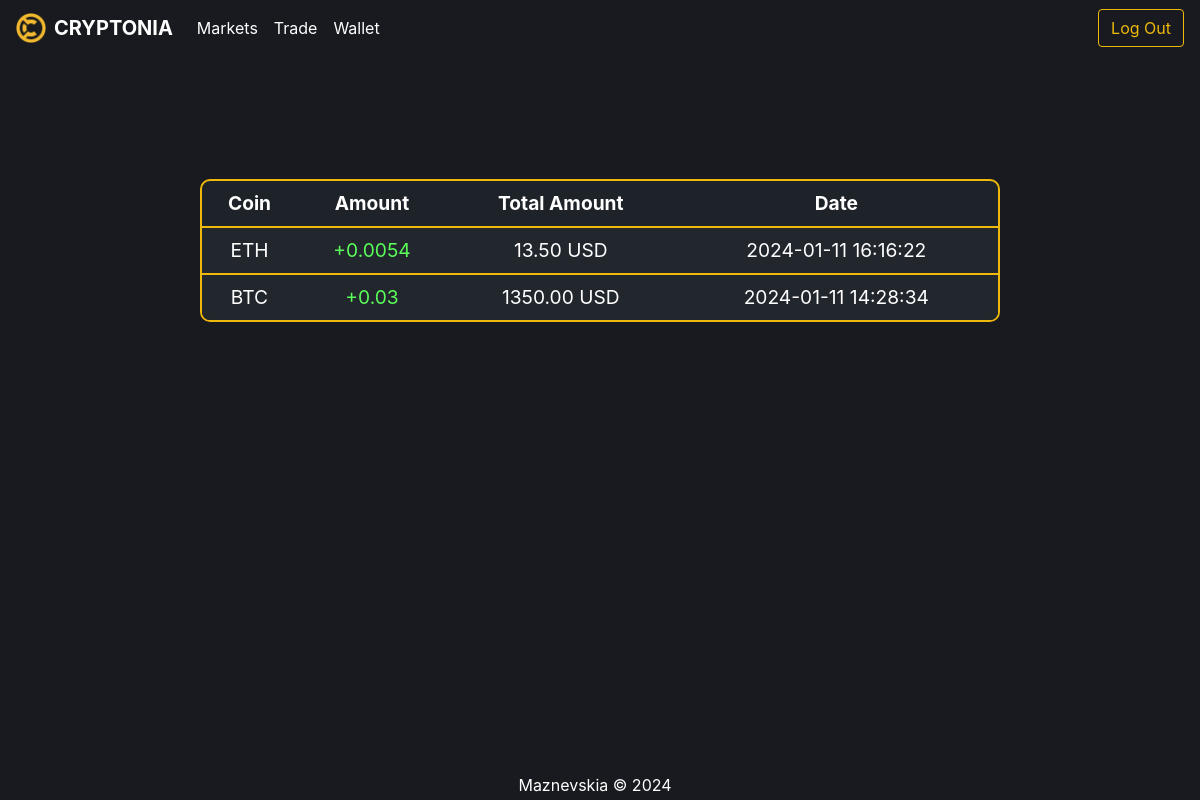
Page /transactions (signed in) on the earlier database version.
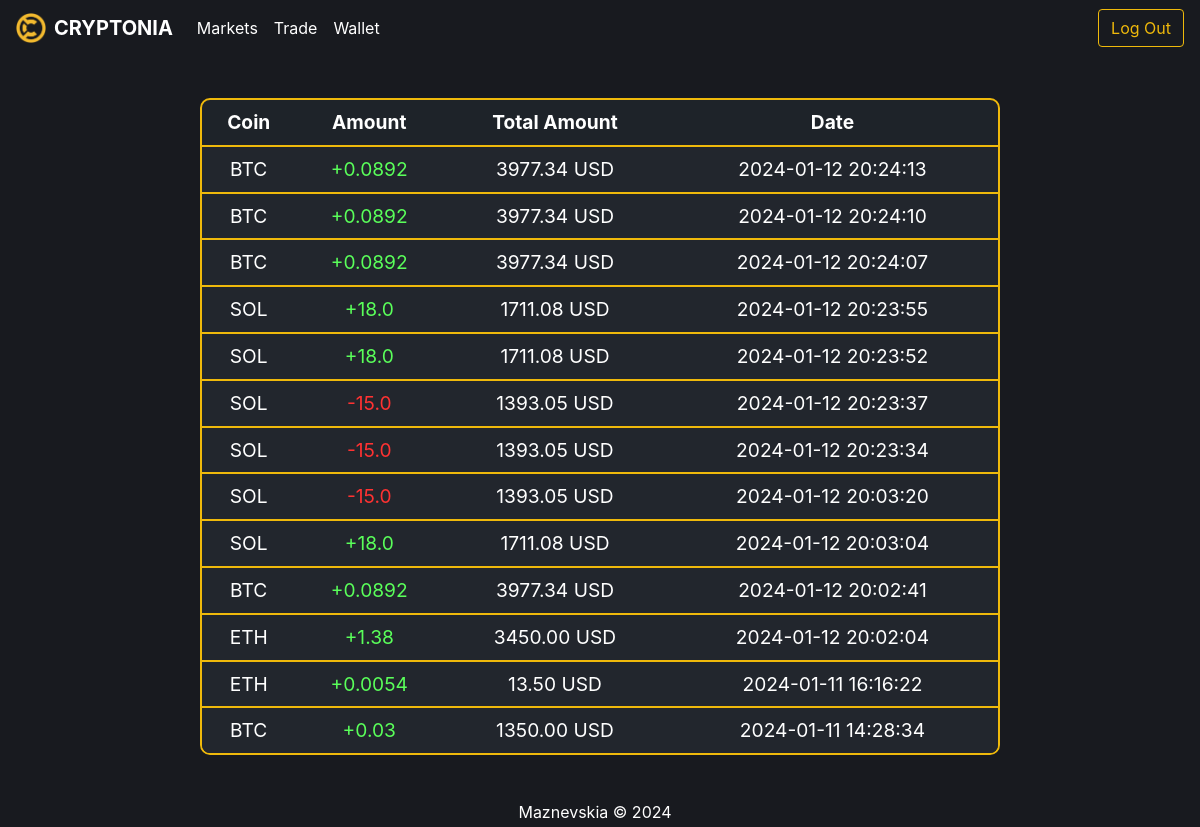
Same page on the later database version.
### tables this page shows
CREATE TABLE transactions (id INTEGER PRIMARY KEY, user_id INTEGER, name TEXT, crypto_symbol TEXT, transaction_type TEXT, amount REAL, purchase_price REAL, transaction_date DATETIME, FOREIGN KEY(user_id) REFERENCES users(id));

### app.py (the view)
@app.route("/transactions")
def transactions():
    if "user_id" not in session:
        return redirect(url_for("login"))
    user_id = session["user_id"]
    transactions = db.execute("SELECT * FROM transactions WHERE user_id = ? ORDER BY transaction_date DESC", user_id)
    return render_template("transactions.html", transactions=transactions)

### app.py (called while the page is built)
@app.after_request
def after_request(response):
    response.headers["Cache-Control"] = "no-cache, no-store, must-revalidate"
    response.headers["Expires"] = 0
    response.headers["Pragma"] = "no-cache"
    return response

### templates/transactions.html (shortened to what this page needs)
{% extends "layout.html" %}
{% block main %}
    <div id="transactionsDiv">
        <table class="transactions-table" id="transactionsTable">
            <thead>
                <tr>
                    <th>Coin</th>
                    <th>Amount</th>
                    <th>Total Amount</th>
                    <th>Date</th>
                </tr>
            </thead>
            <tbody>
                {% for transaction in transactions %}
                    <tr id="transaction-row">
                        <td>{{ transaction.crypto_symbol }}</td>
                        <td class="{{ 'transaction-positive' if transaction.transaction_type == 'buy' else 'transaction-negative' }}">
                            {{ '+' if transaction.transaction_type == 'buy' else '-' }}{{ transaction.amount }}
                        </td>
                        <td>{{ "{:.2f}".format(transaction.amount * transaction.purchase_price) }} USD</td>
                        <td>{{ transaction.transaction_date }}</td>
                    </tr>
                {% endfor %}
            </tbody>
        </table>
    </div>
{% endblock %}

### templates/layout.html (shortened to what this page needs)
<!DOCTYPE html>
<html lang="en">
    <head>
        <link rel="stylesheet" href="https://cdn.jsdelivr.net/npm/bootstrap@4.0.0/dist/css/bootstrap.min.css">
        <link rel="stylesheet" href="https://cdnjs.cloudflare.com/ajax/libs/font-awesome/6.1.1/css/all.min.css" />
        <link rel="stylesheet" type="text/css" href="https://cdn.datatables.net/1.10.25/css/jquery.dataTables.css">
        <link href="../static/styles.css" rel="stylesheet">
    </head>
    <body>
        <nav class="navbar navbar-expand-lg navbar-dark">
            <div class="nav-container">
                <img src="../static/cryptoniaLogo.png" width="30" height="30" alt="">
                <a id="gold" class="navbar-brand" href="/"><strong>CRYPTONIA</strong></a>
            </div>
            <div class="collapse navbar-collapse" id="navbarTogglerDemo02">
                <ul class="navbar-nav mr-auto mt-2 mt-lg-0">
                    <li class="nav-item">
                        <a class="nav-link" href="/markets">Markets</a>
                    </li>
                    <li class="nav-item">
                        <a class="nav-link" href="/trade">Trade</a>
                    </li>
                    <li class="nav-item">
                        <a class="nav-link" href="/wallet">Wallet</a>
                    </li>
                </ul>
                {% block sidebar %}
                <ul class="navbar-nav mt-2 mt-lg-0">
                    {% if session['user_id'] %}
                    <li class="nav-item">
                        <a class="btn btn-dark logout" href="/logout" role="button">Log Out</a>
                    </li>
                    {% endif %}
                </ul>
                {% endblock %}
            </div>
        </nav>
        <main>
            {% block main %}{% endblock %}
        </main>
        <footer>
            <p id="copyright">Maznevskia ©</p>
        </footer>
    </body>
</html>

### static/styles.css (style rules this page uses)
* { color: white; }
.nav-container { display: flex; align-items: center; justify-content: center; text-align: center; }
.nav-container img { margin-right: .5rem; }
.nav-link { color: white !important; }
body { display: flex; flex-direction: column; min-height: 100vh; background-color: #181a1f; }
main { flex: 1 0 auto; display: grid; grid-template-columns: repeat(auto-fill, minmax(40%, 1fr)); grid-gap: 20px; justify-items: center; align-items: center; background-color: #181a1f; padding: 1rem; }
a { text-decoration: none; }
main > div { margin: 10px; padding: 1rem; box-sizing: border-box; }
main > div:only-of-type { grid-column: 1 / -1; justify-self: center; }
.index-table, .wallet-table, .transactions-table { border-collapse: separate; border-spacing: 0; border: 2px solid #efb90b; background-color: #1e2329; border-radius: 10px; overflow: hidden; width: 100%; max-width: 600px; }
.index-table th, .index-table td, .wallet-table th, .wallet-table td, .transactions-table th, .transactions-table td { font-size: 1.2rem; border-bottom: 2px solid #efb90b; padding: 10px; text-align: center; }
.index-table tr:last-child td, .wallet-table tr:last-child td, .transactions-table tr:last-child td { border-bottom: none; }
@media (min-width: 600px) { body { justify-content: flex-end; } }
#walletDiv, #transactionsDiv { width: 100%; overflow: auto; min-height: 500px; }
.wallet-table, .transactions-table { margin: auto; max-width: 800px; }
.wallet-table th, .wallet-table td, .transactions-table th, .transactions-table td { padding: .5rem; }
#transactionsTable { border-bottom: 2px solid #efb90b; }
#transaction-row { color: white; background-color: #22262d; }
.transaction-positive { color: rgb(90, 255, 90); }
.transaction-negative { color: rgb(255, 50, 50); }
#gold { color: #efb90b; }
.logout, .register { color: #efb90b; background-color: #181a1f; border: #efb90b solid 1px; }
footer { background-color: #181a1f; position: relative; bottom: 0; left: 0; display: flex; align-items: center; justify-content: center; gap: 10px; width: 100%; padding: .3rem; text-align: center; line-height: normal; overflow: hidden; flex-shrink: 0; }
footer p { margin: 0; }

Differences in the rows shown:
added transactions: transaction_type "+", transaction.amount*transaction.purchase_price "3977.34"
added transactions: transaction_type "+", transaction.amount*transaction.purchase_price "3977.34"
added transactions: transaction_type "+", transaction.amount*transaction.purchase_price "3977.34"
added transactions: transaction_type "+", transaction.amount*transaction.purchase_price "1711.08"
added transactions: transaction_type "+", transaction.amount*transaction.purchase_price "1711.08"
added transactions: transaction_type "-", transaction.amount*transaction.purchase_price "1393.05"
added transactions: transaction_type "-", transaction.amount*transaction.purchase_price "1393.05"
added transactions: transaction_type "-", transaction.amount*transaction.purchase_price "1393.05"
added transactions: transaction_type "+", transaction.amount*transaction.purchase_price "1711.08"
added transactions: transaction_type "+", transaction.amount*transaction.purchase_price "3977.34"
added transactions: transaction_type "+", transaction.amount*transaction.purchase_price "3450.00"
